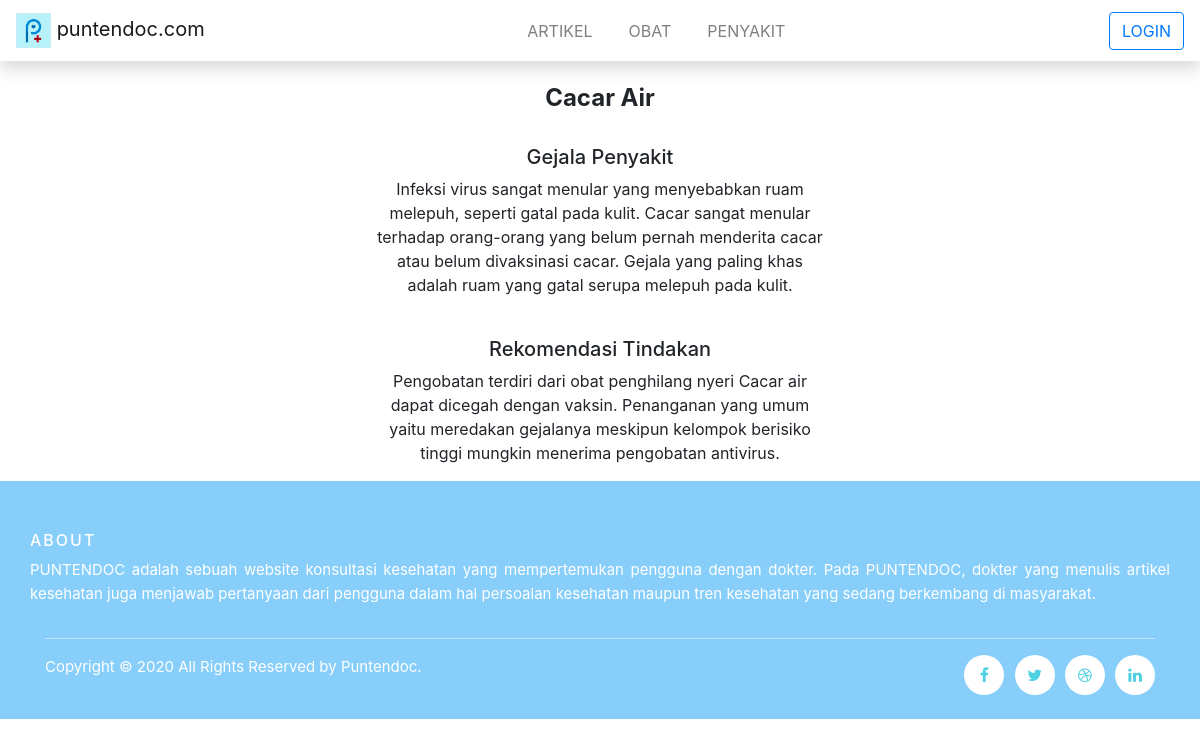
Page /penyakitdetail/5 on the committed database.
### tables this page shows
CREATE TABLE `tbl_penyakit` (
  `id` int(11) NOT NULL,
  `nama` varchar(50) NOT NULL,
  `gejala` varchar(1000) NOT NULL,
  `tindakan` varchar(1000) NOT NULL,
  `link` varchar(1000) NOT NULL
);

### application/controllers/PenyakitDetail.php (called while the page is built, shortened)
<?php
class PenyakitDetail extends CI_Controller{
	function __construct(){
		$this->load->model('Penyakit');
		$this->load->model('admin');
	}
	public function index($id){
		$penyakit = $this->Penyakit->get_penyakit_by_id($id);
		$data['penyakit'] = $penyakit;
		$data['judul'] = $penyakit[0]->nama;
		if($this->admin->is_role() == "admin"){
            $this->load->view('templates/headadmin', $data);
        }else if ($this->admin->is_role() == "user"){
			$this->load->view('templates/headuser', $data);
		}else{
			$this->load->view('templates/header', $data);
		}
		$this->load->view('show_detail/detail_penyakit', $data);
		$this->load->view('templates/footer');
	}
}

### index.php (called while the page is built, shortened)
<?php
require_once BASEPATH.'core/CodeIgniter.php';

### application/models/Penyakit.php (called while the page is built, shortened)
<?php
	class Penyakit extends CI_Model{
		public function get_penyakit_by_id($id){
			$this->db->where('id', $id);
			return $this->db->get('tbl_penyakit')->result();
		}
	}
?>

### application/views/show_detail/detail_penyakit.php (the view)
<section class="container text-center" style="min-height: 50vh; width:40%">
<br>
	<h4><?= $penyakit[0]->nama?></h4>
	<br>
	<h5>Gejala Penyakit</h5>
	<p><?= $penyakit[0]->gejala?></p>
<br>
<h5>Rekomendasi Tindakan</h5>
	<p><?= $penyakit[0]->tindakan?></p>
</section>

### assets/css/style.css (style rules this page uses)
body { padding-top: 60px; }
h4 { font-weight:700; }

### rows in the picture
tbl_penyakit: nama "Cacar Air", gejala "Infeksi virus sangat menular yang menyebabkan ruam melepuh, seperti gatal pada kulit. Cacar sangat menular terhadap orang-orang yang belum pernah menderita cacar atau belum divaksinasi cacar. Gejala yang paling khas adalah ruam yang gatal serupa melepuh pada kulit.", tindakan "Pengobatan terdiri dari obat penghilang nyeri Cacar air dapat dicegah dengan vaksin. Penanganan yang umum yaitu meredakan gejalanya meskipun kelompok berisiko tinggi mungkin menerima pengobatan antivirus."
